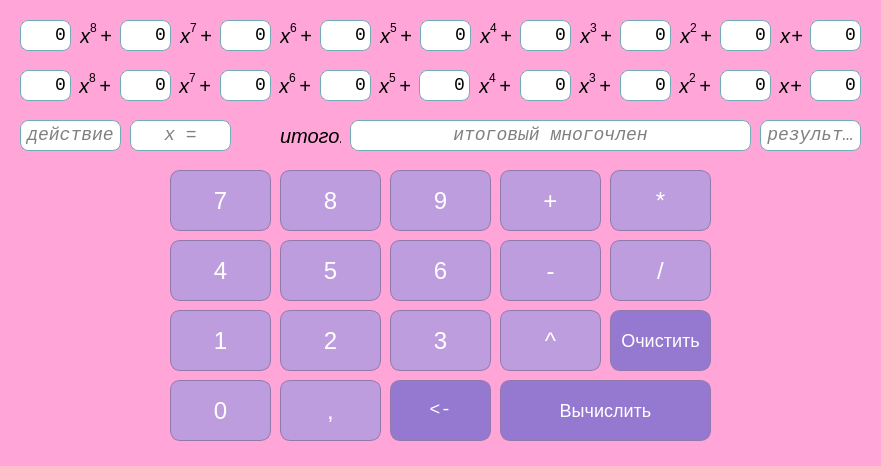
<?xml version="1.0" encoding="UTF-8"?>
<ui version="4.0">
 <class>MainWindow</class>
 <widget class="QMainWindow" name="MainWindow">
  <property name="geometry">
   <rect>
    <x>0</x>
    <y>0</y>
    <width>881</width>
    <height>466</height>
   </rect>
  </property>
  <property name="sizePolicy">
   <sizepolicy hsizetype="Fixed" vsizetype="Fixed">
    <horstretch>0</horstretch>
    <verstretch>0</verstretch>
   </sizepolicy>
  </property>
  <property name="windowTitle">
   <string>Калькулятор многочленов</string>
  </property>
  <property name="autoFillBackground">
   <bool>true</bool>
  </property>
  <property name="styleSheet">
   <string notr="true"/>
  </property>
  <widget class="QWidget" name="centralwidget">
   <property name="styleSheet">
    <string notr="true">QWidget#centralwidget {
background-color: #FFA5D8;
}

QPushButton {
background-color: #BE9DDF;
border: 1px solid #9279AC;
border-radius: 10px;

color:white;
font-family: arial;
font-size: 24px;
}

QPushButton:hover{
background-color: #705B9E;
border: 1px solid #705B9E;
}

QPushButton:focus  {
border: 2px solid #F3B1CC;
}

QPushButton:pressed {
background-color: #7EB8DA;
border: 1px solid #7EB8DA;
margin: 2px;
}

QLineEdit {
color: black;
background-color: white;
border: 1px solid #72ACB6;
border-radius: 8px;
font-family: consolas;
font-size: 18px;
}

QLineEdit:focus {
border:2px solid #F3B1CC;
}

QLineEdit:hover {
border: 2px solid #558AC3;
}</string>
   </property>
   <widget class="QLineEdit" name="lineEdit">
    <property name="geometry">
     <rect>
      <x>20</x>
      <y>20</y>
      <width>51</width>
      <height>31</height>
     </rect>
    </property>
    <property name="styleSheet">
     <string notr="true"/>
    </property>
    <property name="inputMethodHints">
     <set>Qt::ImhNone</set>
    </property>
    <property name="inputMask">
     <string/>
    </property>
    <property name="text">
     <string>0</string>
    </property>
    <property name="alignment">
     <set>Qt::AlignRight|Qt::AlignTrailing|Qt::AlignVCenter</set>
    </property>
   </widget>
   <widget class="QLabel" name="label">
    <property name="geometry">
     <rect>
      <x>80</x>
      <y>20</y>
      <width>21</width>
      <height>31</height>
     </rect>
    </property>
    <property name="styleSheet">
     <string notr="true">color: black;

font-family: &quot;times new roman&quot;;
font-style: italic;
font-size: 20px;

</string>
    </property>
    <property name="text">
     <string>x</string>
    </property>
   </widget>
   <widget class="QLabel" name="label_2">
    <property name="geometry">
     <rect>
      <x>90</x>
      <y>20</y>
      <width>16</width>
      <height>16</height>
     </rect>
    </property>
    <property name="styleSheet">
     <string notr="true">font-family: &quot;cambria math&quot;;</string>
    </property>
    <property name="text">
     <string>8</string>
    </property>
   </widget>
   <widget class="QLabel" name="label_4">
    <property name="geometry">
     <rect>
      <x>180</x>
      <y>20</y>
      <width>21</width>
      <height>31</height>
     </rect>
    </property>
    <property name="styleSheet">
     <string notr="true">color: black;

font-family: &quot;times new roman&quot;;
font-style: italic;
font-size: 20px;

</string>
    </property>
    <property name="text">
     <string>x</string>
    </property>
   </widget>
   <widget class="QLineEdit" name="lineEdit_2">
    <property name="geometry">
     <rect>
      <x>120</x>
      <y>20</y>
      <width>51</width>
      <height>31</height>
     </rect>
    </property>
    <property name="styleSheet">
     <string notr="true"/>
    </property>
    <property name="text">
     <string>0</string>
    </property>
    <property name="alignment">
     <set>Qt::AlignRight|Qt::AlignTrailing|Qt::AlignVCenter</set>
    </property>
   </widget>
   <widget class="QLabel" name="label_5">
    <property name="geometry">
     <rect>
      <x>100</x>
      <y>20</y>
      <width>21</width>
      <height>31</height>
     </rect>
    </property>
    <property name="styleSheet">
     <string notr="true">color: black;

font-family: &quot;times new roman&quot;;
font-style: italic;
font-size: 20px;

</string>
    </property>
    <property name="text">
     <string>+</string>
    </property>
   </widget>
   <widget class="QLabel" name="label_6">
    <property name="geometry">
     <rect>
      <x>190</x>
      <y>20</y>
      <width>16</width>
      <height>16</height>
     </rect>
    </property>
    <property name="styleSheet">
     <string notr="true">font-family: &quot;cambria math&quot;;</string>
    </property>
    <property name="text">
     <string>7</string>
    </property>
   </widget>
   <widget class="QLabel" name="label_3">
    <property name="geometry">
     <rect>
      <x>280</x>
      <y>20</y>
      <width>21</width>
      <height>31</height>
     </rect>
    </property>
    <property name="styleSheet">
     <string notr="true">color: black;

font-family: &quot;times new roman&quot;;
font-style: italic;
font-size: 20px;

</string>
    </property>
    <property name="text">
     <string>x</string>
    </property>
   </widget>
   <widget class="QLineEdit" name="lineEdit_3">
    <property name="geometry">
     <rect>
      <x>220</x>
      <y>20</y>
      <width>51</width>
      <height>31</height>
     </rect>
    </property>
    <property name="styleSheet">
     <string notr="true"/>
    </property>
    <property name="text">
     <string>0</string>
    </property>
    <property name="alignment">
     <set>Qt::AlignRight|Qt::AlignTrailing|Qt::AlignVCenter</set>
    </property>
   </widget>
   <widget class="QLabel" name="label_7">
    <property name="geometry">
     <rect>
      <x>200</x>
      <y>20</y>
      <width>21</width>
      <height>31</height>
     </rect>
    </property>
    <property name="styleSheet">
     <string notr="true">color: black;

font-family: &quot;times new roman&quot;;
font-style: italic;
font-size: 20px;

</string>
    </property>
    <property name="text">
     <string>+</string>
    </property>
   </widget>
   <widget class="QLabel" name="label_8">
    <property name="geometry">
     <rect>
      <x>290</x>
      <y>20</y>
      <width>16</width>
      <height>16</height>
     </rect>
    </property>
    <property name="styleSheet">
     <string notr="true">font-family: &quot;cambria math&quot;;</string>
    </property>
    <property name="text">
     <string>6</string>
    </property>
   </widget>
   <widget class="QLabel" name="label_9">
    <property name="geometry">
     <rect>
      <x>380</x>
      <y>20</y>
      <width>21</width>
      <height>31</height>
     </rect>
    </property>
    <property name="styleSheet">
     <string notr="true">color: black;

font-family: &quot;times new roman&quot;;
font-style: italic;
font-size: 20px;

</string>
    </property>
    <property name="text">
     <string>x</string>
    </property>
   </widget>
   <widget class="QLineEdit" name="lineEdit_4">
    <property name="geometry">
     <rect>
      <x>320</x>
      <y>20</y>
      <width>51</width>
      <height>31</height>
     </rect>
    </property>
    <property name="styleSheet">
     <string notr="true"/>
    </property>
    <property name="text">
     <string>0</string>
    </property>
    <property name="alignment">
     <set>Qt::AlignRight|Qt::AlignTrailing|Qt::AlignVCenter</set>
    </property>
   </widget>
   <widget class="QLabel" name="label_10">
    <property name="geometry">
     <rect>
      <x>300</x>
      <y>20</y>
      <width>21</width>
      <height>31</height>
     </rect>
    </property>
    <property name="styleSheet">
     <string notr="true">color: black;

font-family: &quot;times new roman&quot;;
font-style: italic;
font-size: 20px;

</string>
    </property>
    <property name="text">
     <string>+</string>
    </property>
   </widget>
   <widget class="QLabel" name="label_11">
    <property name="geometry">
     <rect>
      <x>390</x>
      <y>20</y>
      <width>16</width>
      <height>16</height>
     </rect>
    </property>
    <property name="styleSheet">
     <string notr="true">font-family: &quot;cambria math&quot;;</string>
    </property>
    <property name="text">
     <string>5</string>
    </property>
   </widget>
   <widget class="QLabel" name="label_12">
    <property name="geometry">
     <rect>
      <x>480</x>
      <y>20</y>
      <width>21</width>
      <height>31</height>
     </rect>
    </property>
    <property name="styleSheet">
     <string notr="true">color: black;

font-family: &quot;times new roman&quot;;
font-style: italic;
font-size: 20px;

</string>
    </property>
    <property name="text">
     <string>x</string>
    </property>
   </widget>
   <widget class="QLineEdit" name="lineEdit_5">
    <property name="geometry">
     <rect>
      <x>420</x>
      <y>20</y>
      <width>51</width>
      <height>31</height>
     </rect>
    </property>
    <property name="styleSheet">
     <string notr="true"/>
    </property>
    <property name="text">
     <string>0</string>
    </property>
    <property name="alignment">
     <set>Qt::AlignRight|Qt::AlignTrailing|Qt::AlignVCenter</set>
    </property>
   </widget>
   <widget class="QLabel" name="label_13">
    <property name="geometry">
     <rect>
      <x>400</x>
      <y>20</y>
      <width>21</width>
      <height>31</height>
     </rect>
    </property>
    <property name="styleSheet">
     <string notr="true">color: black;

font-family: &quot;times new roman&quot;;
font-style: italic;
font-size: 20px;

</string>
    </property>
    <property name="text">
     <string>+</string>
    </property>
   </widget>
   <widget class="QLabel" name="label_14">
    <property name="geometry">
     <rect>
      <x>490</x>
      <y>20</y>
      <width>16</width>
      <height>16</height>
     </rect>
    </property>
    <property name="styleSheet">
     <string notr="true">font-family: &quot;cambria math&quot;;</string>
    </property>
    <property name="text">
     <string>4</string>
    </property>
   </widget>
   <widget class="QLabel" name="label_15">
    <property name="geometry">
     <rect>
      <x>580</x>
      <y>20</y>
      <width>21</width>
      <height>31</height>
     </rect>
    </property>
    <property name="styleSheet">
     <string notr="true">color: black;

font-family: &quot;times new roman&quot;;
font-style: italic;
font-size: 20px;

</string>
    </property>
    <property name="text">
     <string>x</string>
    </property>
   </widget>
   <widget class="QLineEdit" name="lineEdit_6">
    <property name="geometry">
     <rect>
      <x>520</x>
      <y>20</y>
      <width>51</width>
      <height>31</height>
     </rect>
    </property>
    <property name="styleSheet">
     <string notr="true"/>
    </property>
    <property name="text">
     <string>0</string>
    </property>
    <property name="alignment">
     <set>Qt::AlignRight|Qt::AlignTrailing|Qt::AlignVCenter</set>
    </property>
   </widget>
   <widget class="QLabel" name="label_16">
    <property name="geometry">
     <rect>
      <x>500</x>
      <y>20</y>
      <width>21</width>
      <height>31</height>
     </rect>
    </property>
    <property name="styleSheet">
     <string notr="true">color: black;

font-family: &quot;times new roman&quot;;
font-style: italic;
font-size: 20px;

</string>
    </property>
    <property name="text">
     <string>+</string>
    </property>
   </widget>
   <widget class="QLabel" name="label_17">
    <property name="geometry">
     <rect>
      <x>590</x>
      <y>20</y>
      <width>16</width>
      <height>16</height>
     </rect>
    </property>
    <property name="styleSheet">
     <string notr="true">font-family: &quot;cambria math&quot;;</string>
    </property>
    <property name="text">
     <string>3</string>
    </property>
   </widget>
   <widget class="QLabel" name="label_18">
    <property name="geometry">
     <rect>
      <x>680</x>
      <y>20</y>
      <width>21</width>
      <height>31</height>
     </rect>
    </property>
    <property name="styleSheet">
     <string notr="true">color: black;

font-family: &quot;times new roman&quot;;
font-style: italic;
font-size: 20px;

</string>
    </property>
    <property name="text">
     <string>x</string>
    </property>
   </widget>
   <widget class="QLineEdit" name="lineEdit_7">
    <property name="geometry">
     <rect>
      <x>620</x>
      <y>20</y>
      <width>51</width>
      <height>31</height>
     </rect>
    </property>
    <property name="styleSheet">
     <string notr="true"/>
    </property>
    <property name="text">
     <string>0</string>
    </property>
    <property name="alignment">
     <set>Qt::AlignRight|Qt::AlignTrailing|Qt::AlignVCenter</set>
    </property>
   </widget>
   <widget class="QLabel" name="label_19">
    <property name="geometry">
     <rect>
      <x>600</x>
      <y>20</y>
      <width>21</width>
      <height>31</height>
     </rect>
    </property>
    <property name="styleSheet">
     <string notr="true">color: black;

font-family: &quot;times new roman&quot;;
font-style: italic;
font-size: 20px;

</string>
    </property>
    <property name="text">
     <string>+</string>
    </property>
   </widget>
   <widget class="QLabel" name="label_20">
    <property name="geometry">
     <rect>
      <x>690</x>
      <y>20</y>
      <width>16</width>
      <height>16</height>
     </rect>
    </property>
    <property name="styleSheet">
     <string notr="true">font-family: &quot;cambria math&quot;;</string>
    </property>
    <property name="text">
     <string>2</string>
    </property>
   </widget>
   <widget class="QLabel" name="label_21">
    <property name="geometry">
     <rect>
      <x>780</x>
      <y>20</y>
      <width>21</width>
      <height>31</height>
     </rect>
    </property>
    <property name="styleSheet">
     <string notr="true">color: black;

font-family: &quot;times new roman&quot;;
font-style: italic;
font-size: 20px;

</string>
    </property>
    <property name="text">
     <string>x</string>
    </property>
   </widget>
   <widget class="QLineEdit" name="lineEdit_8">
    <property name="geometry">
     <rect>
      <x>720</x>
      <y>20</y>
      <width>51</width>
      <height>31</height>
     </rect>
    </property>
    <property name="styleSheet">
     <string notr="true"/>
    </property>
    <property name="text">
     <string>0</string>
    </property>
    <property name="alignment">
     <set>Qt::AlignRight|Qt::AlignTrailing|Qt::AlignVCenter</set>
    </property>
   </widget>
   <widget class="QLabel" name="label_22">
    <property name="geometry">
     <rect>
      <x>700</x>
      <y>20</y>
      <width>21</width>
      <height>31</height>
     </rect>
    </property>
    <property name="styleSheet">
     <string notr="true">color: black;

font-family: &quot;times new roman&quot;;
font-style: italic;
font-size: 20px;

</string>
    </property>
    <property name="text">
     <string>+</string>
    </property>
   </widget>
   <widget class="QLineEdit" name="lineEdit_9">
    <property name="geometry">
     <rect>
      <x>810</x>
      <y>20</y>
      <width>51</width>
      <height>31</height>
     </rect>
    </property>
    <property name="styleSheet">
     <string notr="true"/>
    </property>
    <property name="text">
     <string>0</string>
    </property>
    <property name="alignment">
     <set>Qt::AlignRight|Qt::AlignTrailing|Qt::AlignVCenter</set>
    </property>
   </widget>
   <widget class="QLabel" name="label_24">
    <property name="geometry">
     <rect>
      <x>791</x>
      <y>20</y>
      <width>20</width>
      <height>31</height>
     </rect>
    </property>
    <property name="styleSheet">
     <string notr="true">color: black;

font-family: &quot;times new roman&quot;;
font-style: italic;
font-size: 20px;

</string>
    </property>
    <property name="text">
     <string>+</string>
    </property>
   </widget>
   <widget class="QLineEdit" name="lineEdit_10">
    <property name="geometry">
     <rect>
      <x>20</x>
      <y>70</y>
      <width>51</width>
      <height>31</height>
     </rect>
    </property>
    <property name="styleSheet">
     <string notr="true"/>
    </property>
    <property name="text">
     <string>0</string>
    </property>
    <property name="alignment">
     <set>Qt::AlignRight|Qt::AlignTrailing|Qt::AlignVCenter</set>
    </property>
    <property name="placeholderText">
     <string/>
    </property>
   </widget>
   <widget class="QLabel" name="label_23">
    <property name="geometry">
     <rect>
      <x>399</x>
      <y>70</y>
      <width>21</width>
      <height>31</height>
     </rect>
    </property>
    <property name="styleSheet">
     <string notr="true">color: black;

font-family: &quot;times new roman&quot;;
font-style: italic;
font-size: 20px;

</string>
    </property>
    <property name="text">
     <string>+</string>
    </property>
   </widget>
   <widget class="QLineEdit" name="lineEdit_11">
    <property name="geometry">
     <rect>
      <x>120</x>
      <y>70</y>
      <width>51</width>
      <height>31</height>
     </rect>
    </property>
    <property name="styleSheet">
     <string notr="true"/>
    </property>
    <property name="text">
     <string>0</string>
    </property>
    <property name="alignment">
     <set>Qt::AlignRight|Qt::AlignTrailing|Qt::AlignVCenter</set>
    </property>
   </widget>
   <widget class="QLabel" name="label_25">
    <property name="geometry">
     <rect>
      <x>689</x>
      <y>70</y>
      <width>16</width>
      <height>16</height>
     </rect>
    </property>
    <property name="styleSheet">
     <string notr="true">font-family: &quot;cambria math&quot;;</string>
    </property>
    <property name="text">
     <string>2</string>
    </property>
   </widget>
   <widget class="QLabel" name="label_26">
    <property name="geometry">
     <rect>
      <x>79</x>
      <y>70</y>
      <width>21</width>
      <height>31</height>
     </rect>
    </property>
    <property name="styleSheet">
     <string notr="true">color: black;

font-family: &quot;times new roman&quot;;
font-style: italic;
font-size: 20px;

</string>
    </property>
    <property name="text">
     <string>x</string>
    </property>
   </widget>
   <widget class="QLineEdit" name="lineEdit_12">
    <property name="geometry">
     <rect>
      <x>220</x>
      <y>70</y>
      <width>51</width>
      <height>31</height>
     </rect>
    </property>
    <property name="styleSheet">
     <string notr="true"/>
    </property>
    <property name="text">
     <string>0</string>
    </property>
    <property name="alignment">
     <set>Qt::AlignRight|Qt::AlignTrailing|Qt::AlignVCenter</set>
    </property>
   </widget>
   <widget class="QLabel" name="label_27">
    <property name="geometry">
     <rect>
      <x>499</x>
      <y>70</y>
      <width>21</width>
      <height>31</height>
     </rect>
    </property>
    <property name="styleSheet">
     <string notr="true">color: black;

font-family: &quot;times new roman&quot;;
font-style: italic;
font-size: 20px;

</string>
    </property>
    <property name="text">
     <string>+</string>
    </property>
   </widget>
   <widget class="QLabel" name="label_28">
    <property name="geometry">
     <rect>
      <x>89</x>
      <y>70</y>
      <width>16</width>
      <height>16</height>
     </rect>
    </property>
    <property name="styleSheet">
     <string notr="true">font-family: &quot;cambria math&quot;;</string>
    </property>
    <property name="text">
     <string>8</string>
    </property>
   </widget>
   <widget class="QLabel" name="label_29">
    <property name="geometry">
     <rect>
      <x>379</x>
      <y>70</y>
      <width>21</width>
      <height>31</height>
     </rect>
    </property>
    <property name="styleSheet">
     <string notr="true">color: black;

font-family: &quot;times new roman&quot;;
font-style: italic;
font-size: 20px;

</string>
    </property>
    <property name="text">
     <string>x</string>
    </property>
   </widget>
   <widget class="QLineEdit" name="lineEdit_13">
    <property name="geometry">
     <rect>
      <x>320</x>
      <y>70</y>
      <width>51</width>
      <height>31</height>
     </rect>
    </property>
    <property name="styleSheet">
     <string notr="true"/>
    </property>
    <property name="text">
     <string>0</string>
    </property>
    <property name="alignment">
     <set>Qt::AlignRight|Qt::AlignTrailing|Qt::AlignVCenter</set>
    </property>
   </widget>
   <widget class="QLabel" name="label_30">
    <property name="geometry">
     <rect>
      <x>699</x>
      <y>70</y>
      <width>21</width>
      <height>31</height>
     </rect>
    </property>
    <property name="styleSheet">
     <string notr="true">color: black;

font-family: &quot;times new roman&quot;;
font-style: italic;
font-size: 20px;

</string>
    </property>
    <property name="text">
     <string>+</string>
    </property>
   </widget>
   <widget class="QLabel" name="label_31">
    <property name="geometry">
     <rect>
      <x>179</x>
      <y>70</y>
      <width>21</width>
      <height>31</height>
     </rect>
    </property>
    <property name="styleSheet">
     <string notr="true">color: black;

font-family: &quot;times new roman&quot;;
font-style: italic;
font-size: 20px;

</string>
    </property>
    <property name="text">
     <string>x</string>
    </property>
   </widget>
   <widget class="QLabel" name="label_32">
    <property name="geometry">
     <rect>
      <x>579</x>
      <y>70</y>
      <width>21</width>
      <height>31</height>
     </rect>
    </property>
    <property name="styleSheet">
     <string notr="true">color: black;

font-family: &quot;times new roman&quot;;
font-style: italic;
font-size: 20px;

</string>
    </property>
    <property name="text">
     <string>x</string>
    </property>
   </widget>
   <widget class="QLineEdit" name="lineEdit_14">
    <property name="geometry">
     <rect>
      <x>419</x>
      <y>70</y>
      <width>51</width>
      <height>31</height>
     </rect>
    </property>
    <property name="styleSheet">
     <string notr="true"/>
    </property>
    <property name="text">
     <string>0</string>
    </property>
    <property name="alignment">
     <set>Qt::AlignRight|Qt::AlignTrailing|Qt::AlignVCenter</set>
    </property>
   </widget>
   <widget class="QLabel" name="label_33">
    <property name="geometry">
     <rect>
      <x>389</x>
      <y>70</y>
      <width>16</width>
      <height>16</height>
     </rect>
    </property>
    <property name="styleSheet">
     <string notr="true">font-family: &quot;cambria math&quot;;</string>
    </property>
    <property name="text">
     <string>5</string>
    </property>
   </widget>
   <widget class="QLabel" name="label_34">
    <property name="geometry">
     <rect>
      <x>99</x>
      <y>70</y>
      <width>21</width>
      <height>31</height>
     </rect>
    </property>
    <property name="styleSheet">
     <string notr="true">color: black;

font-family: &quot;times new roman&quot;;
font-style: italic;
font-size: 20px;

</string>
    </property>
    <property name="text">
     <string>+</string>
    </property>
   </widget>
   <widget class="QLabel" name="label_35">
    <property name="geometry">
     <rect>
      <x>279</x>
      <y>70</y>
      <width>21</width>
      <height>31</height>
     </rect>
    </property>
    <property name="styleSheet">
     <string notr="true">color: black;

font-family: &quot;times new roman&quot;;
font-style: italic;
font-size: 20px;

</string>
    </property>
    <property name="text">
     <string>x</string>
    </property>
   </widget>
   <widget class="QLabel" name="label_36">
    <property name="geometry">
     <rect>
      <x>489</x>
      <y>70</y>
      <width>16</width>
      <height>16</height>
     </rect>
    </property>
    <property name="styleSheet">
     <string notr="true">font-family: &quot;cambria math&quot;;</string>
    </property>
    <property name="text">
     <string>4</string>
    </property>
   </widget>
   <widget class="QLabel" name="label_37">
    <property name="geometry">
     <rect>
      <x>199</x>
      <y>70</y>
      <width>21</width>
      <height>31</height>
     </rect>
    </property>
    <property name="styleSheet">
     <string notr="true">color: black;

font-family: &quot;times new roman&quot;;
font-style: italic;
font-size: 20px;

</string>
    </property>
    <property name="text">
     <string>+</string>
    </property>
   </widget>
   <widget class="QLabel" name="label_38">
    <property name="geometry">
     <rect>
      <x>599</x>
      <y>70</y>
      <width>21</width>
      <height>31</height>
     </rect>
    </property>
    <property name="styleSheet">
     <string notr="true">color: black;

font-family: &quot;times new roman&quot;;
font-style: italic;
font-size: 20px;

</string>
    </property>
    <property name="text">
     <string>+</string>
    </property>
   </widget>
   <widget class="QLabel" name="label_39">
    <property name="geometry">
     <rect>
      <x>189</x>
      <y>70</y>
      <width>16</width>
      <height>16</height>
     </rect>
    </property>
    <property name="styleSheet">
     <string notr="true">font-family: &quot;cambria math&quot;;</string>
    </property>
    <property name="text">
     <string>7</string>
    </property>
   </widget>
   <widget class="QLineEdit" name="lineEdit_15">
    <property name="geometry">
     <rect>
      <x>520</x>
      <y>70</y>
      <width>51</width>
      <height>31</height>
     </rect>
    </property>
    <property name="styleSheet">
     <string notr="true"/>
    </property>
    <property name="text">
     <string>0</string>
    </property>
    <property name="alignment">
     <set>Qt::AlignRight|Qt::AlignTrailing|Qt::AlignVCenter</set>
    </property>
   </widget>
   <widget class="QLabel" name="label_40">
    <property name="geometry">
     <rect>
      <x>589</x>
      <y>70</y>
      <width>16</width>
      <height>16</height>
     </rect>
    </property>
    <property name="styleSheet">
     <string notr="true">font-family: &quot;cambria math&quot;;</string>
    </property>
    <property name="text">
     <string>3</string>
    </property>
   </widget>
   <widget class="QLabel" name="label_41">
    <property name="geometry">
     <rect>
      <x>779</x>
      <y>70</y>
      <width>21</width>
      <height>31</height>
     </rect>
    </property>
    <property name="styleSheet">
     <string notr="true">color: black;

font-family: &quot;times new roman&quot;;
font-style: italic;
font-size: 20px;

</string>
    </property>
    <property name="text">
     <string>x</string>
    </property>
   </widget>
   <widget class="QLineEdit" name="lineEdit_16">
    <property name="geometry">
     <rect>
      <x>620</x>
      <y>70</y>
      <width>51</width>
      <height>31</height>
     </rect>
    </property>
    <property name="styleSheet">
     <string notr="true"/>
    </property>
    <property name="text">
     <string>0</string>
    </property>
    <property name="alignment">
     <set>Qt::AlignRight|Qt::AlignTrailing|Qt::AlignVCenter</set>
    </property>
   </widget>
   <widget class="QLabel" name="label_42">
    <property name="geometry">
     <rect>
      <x>679</x>
      <y>70</y>
      <width>21</width>
      <height>31</height>
     </rect>
    </property>
    <property name="styleSheet">
     <string notr="true">color: black;

font-family: &quot;times new roman&quot;;
font-style: italic;
font-size: 20px;

</string>
    </property>
    <property name="text">
     <string>x</string>
    </property>
   </widget>
   <widget class="QLabel" name="label_43">
    <property name="geometry">
     <rect>
      <x>479</x>
      <y>70</y>
      <width>21</width>
      <height>31</height>
     </rect>
    </property>
    <property name="styleSheet">
     <string notr="true">color: black;

font-family: &quot;times new roman&quot;;
font-style: italic;
font-size: 20px;

</string>
    </property>
    <property name="text">
     <string>x</string>
    </property>
   </widget>
   <widget class="QLineEdit" name="lineEdit_17">
    <property name="geometry">
     <rect>
      <x>720</x>
      <y>70</y>
      <width>51</width>
      <height>31</height>
     </rect>
    </property>
    <property name="styleSheet">
     <string notr="true"/>
    </property>
    <property name="text">
     <string>0</string>
    </property>
    <property name="alignment">
     <set>Qt::AlignRight|Qt::AlignTrailing|Qt::AlignVCenter</set>
    </property>
   </widget>
   <widget class="QLabel" name="label_44">
    <property name="geometry">
     <rect>
      <x>299</x>
      <y>70</y>
      <width>21</width>
      <height>31</height>
     </rect>
    </property>
    <property name="styleSheet">
     <string notr="true">color: black;

font-family: &quot;times new roman&quot;;
font-style: italic;
font-size: 20px;

</string>
    </property>
    <property name="text">
     <string>+</string>
    </property>
   </widget>
   <widget class="QLabel" name="label_45">
    <property name="geometry">
     <rect>
      <x>289</x>
      <y>70</y>
      <width>16</width>
      <height>16</height>
     </rect>
    </property>
    <property name="styleSheet">
     <string notr="true">font-family: &quot;cambria math&quot;;</string>
    </property>
    <property name="text">
     <string>6</string>
    </property>
   </widget>
   <widget class="QLineEdit" name="lineEdit_18">
    <property name="geometry">
     <rect>
      <x>810</x>
      <y>70</y>
      <width>51</width>
      <height>31</height>
     </rect>
    </property>
    <property name="styleSheet">
     <string notr="true"/>
    </property>
    <property name="text">
     <string>0</string>
    </property>
    <property name="alignment">
     <set>Qt::AlignRight|Qt::AlignTrailing|Qt::AlignVCenter</set>
    </property>
   </widget>
   <widget class="QLineEdit" name="lineEdit_19">
    <property name="geometry">
     <rect>
      <x>20</x>
      <y>120</y>
      <width>101</width>
      <height>31</height>
     </rect>
    </property>
    <property name="styleSheet">
     <string notr="true">color: black;
background-color: white;
font-family: &quot;times new roman&quot;;
font-style: italic;
font-size: 18px;
</string>
    </property>
    <property name="text">
     <string/>
    </property>
    <property name="alignment">
     <set>Qt::AlignCenter</set>
    </property>
    <property name="placeholderText">
     <string>действие</string>
    </property>
   </widget>
   <widget class="QLabel" name="label_46">
    <property name="geometry">
     <rect>
      <x>790</x>
      <y>70</y>
      <width>20</width>
      <height>31</height>
     </rect>
    </property>
    <property name="styleSheet">
     <string notr="true">color: black;

font-family: &quot;times new roman&quot;;
font-style: italic;
font-size: 20px;

</string>
    </property>
    <property name="text">
     <string>+</string>
    </property>
   </widget>
   <widget class="QLineEdit" name="lineEdit_20">
    <property name="geometry">
     <rect>
      <x>130</x>
      <y>120</y>
      <width>101</width>
      <height>31</height>
     </rect>
    </property>
    <property name="styleSheet">
     <string notr="true">color: black;
background-color: white;
font-family: &quot;times new roman&quot;;
font-style: italic;
font-size: 18px;
</string>
    </property>
    <property name="text">
     <string/>
    </property>
    <property name="alignment">
     <set>Qt::AlignCenter</set>
    </property>
    <property name="placeholderText">
     <string>x =</string>
    </property>
   </widget>
   <widget class="QLineEdit" name="lineEdit_21">
    <property name="geometry">
     <rect>
      <x>350</x>
      <y>120</y>
      <width>401</width>
      <height>31</height>
     </rect>
    </property>
    <property name="styleSheet">
     <string notr="true">color: black;
background-color: white;
font-family: &quot;times new roman&quot;;
font-style: italic;
font-size: 18px;</string>
    </property>
    <property name="text">
     <string/>
    </property>
    <property name="alignment">
     <set>Qt::AlignCenter</set>
    </property>
    <property name="placeholderText">
     <string>итоговый многочлен</string>
    </property>
   </widget>
   <widget class="QLineEdit" name="lineEdit_22">
    <property name="geometry">
     <rect>
      <x>760</x>
      <y>120</y>
      <width>101</width>
      <height>31</height>
     </rect>
    </property>
    <property name="styleSheet">
     <string notr="true">color: black;
background-color: white;
font-family: &quot;times new roman&quot;;
font-style: italic;
font-size: 18px;</string>
    </property>
    <property name="text">
     <string/>
    </property>
    <property name="alignment">
     <set>Qt::AlignCenter</set>
    </property>
    <property name="placeholderText">
     <string>результат</string>
    </property>
   </widget>
   <widget class="QLabel" name="label_47">
    <property name="geometry">
     <rect>
      <x>280</x>
      <y>120</y>
      <width>61</width>
      <height>31</height>
     </rect>
    </property>
    <property name="styleSheet">
     <string notr="true">color: black;

font-family: &quot;times new roman&quot;;
font-style: italic;
font-size: 20px;

</string>
    </property>
    <property name="text">
     <string>итого:</string>
    </property>
   </widget>
   <widget class="QPushButton" name="pushButton">
    <property name="geometry">
     <rect>
      <x>500</x>
      <y>170</y>
      <width>101</width>
      <height>61</height>
     </rect>
    </property>
    <property name="styleSheet">
     <string notr="true"/>
    </property>
    <property name="text">
     <string>+</string>
    </property>
   </widget>
   <widget class="QPushButton" name="pushButton_2">
    <property name="geometry">
     <rect>
      <x>500</x>
      <y>240</y>
      <width>101</width>
      <height>61</height>
     </rect>
    </property>
    <property name="styleSheet">
     <string notr="true"/>
    </property>
    <property name="text">
     <string>-</string>
    </property>
   </widget>
   <widget class="QPushButton" name="pushButton_3">
    <property name="geometry">
     <rect>
      <x>610</x>
      <y>170</y>
      <width>101</width>
      <height>61</height>
     </rect>
    </property>
    <property name="styleSheet">
     <string notr="true"/>
    </property>
    <property name="text">
     <string>*</string>
    </property>
   </widget>
   <widget class="QPushButton" name="pushButton_4">
    <property name="geometry">
     <rect>
      <x>610</x>
      <y>240</y>
      <width>101</width>
      <height>61</height>
     </rect>
    </property>
    <property name="styleSheet">
     <string notr="true"/>
    </property>
    <property name="text">
     <string>/</string>
    </property>
   </widget>
   <widget class="QPushButton" name="pushButton_5">
    <property name="geometry">
     <rect>
      <x>500</x>
      <y>310</y>
      <width>101</width>
      <height>61</height>
     </rect>
    </property>
    <property name="styleSheet">
     <string notr="true"/>
    </property>
    <property name="text">
     <string>^</string>
    </property>
   </widget>
   <widget class="QPushButton" name="pushButton_6">
    <property name="geometry">
     <rect>
      <x>610</x>
      <y>310</y>
      <width>101</width>
      <height>61</height>
     </rect>
    </property>
    <property name="styleSheet">
     <string notr="true">QPushButton {
font-size: 18px;
background-color: #9579D1;
}

QPushButton:hover{
background-color: #705B9E;
border: 1px solid #705B9E;
}

QPushButton:pressed {
background-color: #7EB8DA;
border: 1px solid #7EB8DA;
margin: 2px;
}</string>
    </property>
    <property name="text">
     <string>Очистить</string>
    </property>
   </widget>
   <widget class="QPushButton" name="pushButton_7">
    <property name="geometry">
     <rect>
      <x>500</x>
      <y>380</y>
      <width>211</width>
      <height>61</height>
     </rect>
    </property>
    <property name="styleSheet">
     <string notr="true">QPushButton {
font-size: 18px;
background-color: #9579D1;
}

QPushButton:hover{
background-color: #705B9E;
border: 1px solid #705B9E;
}

QPushButton:pressed {
background-color: #7EB8DA;
border: 1px solid #7EB8DA;
margin: 2px;
}</string>
    </property>
    <property name="text">
     <string>Вычислить</string>
    </property>
   </widget>
   <widget class="QPushButton" name="pushButton_8">
    <property name="geometry">
     <rect>
      <x>170</x>
      <y>170</y>
      <width>101</width>
      <height>61</height>
     </rect>
    </property>
    <property name="styleSheet">
     <string notr="true"/>
    </property>
    <property name="text">
     <string>7</string>
    </property>
   </widget>
   <widget class="QPushButton" name="pushButton_9">
    <property name="geometry">
     <rect>
      <x>280</x>
      <y>170</y>
      <width>101</width>
      <height>61</height>
     </rect>
    </property>
    <property name="styleSheet">
     <string notr="true"/>
    </property>
    <property name="text">
     <string>8</string>
    </property>
   </widget>
   <widget class="QPushButton" name="pushButton_10">
    <property name="geometry">
     <rect>
      <x>390</x>
      <y>170</y>
      <width>101</width>
      <height>61</height>
     </rect>
    </property>
    <property name="styleSheet">
     <string notr="true"/>
    </property>
    <property name="text">
     <string>9</string>
    </property>
   </widget>
   <widget class="QPushButton" name="pushButton_11">
    <property name="geometry">
     <rect>
      <x>170</x>
      <y>240</y>
      <width>101</width>
      <height>61</height>
     </rect>
    </property>
    <property name="styleSheet">
     <string notr="true"/>
    </property>
    <property name="text">
     <string>4</string>
    </property>
   </widget>
   <widget class="QPushButton" name="pushButton_12">
    <property name="geometry">
     <rect>
      <x>390</x>
      <y>240</y>
      <width>101</width>
      <height>61</height>
     </rect>
    </property>
    <property name="styleSheet">
     <string notr="true"/>
    </property>
    <property name="text">
     <string>6</string>
    </property>
   </widget>
   <widget class="QPushButton" name="pushButton_13">
    <property name="geometry">
     <rect>
      <x>280</x>
      <y>240</y>
      <width>101</width>
      <height>61</height>
     </rect>
    </property>
    <property name="styleSheet">
     <string notr="true"/>
    </property>
    <property name="text">
     <string>5</string>
    </property>
   </widget>
   <widget class="QPushButton" name="pushButton_14">
    <property name="geometry">
     <rect>
      <x>170</x>
      <y>310</y>
      <width>101</width>
      <height>61</height>
     </rect>
    </property>
    <property name="styleSheet">
     <string notr="true"/>
    </property>
    <property name="text">
     <string>1</string>
    </property>
   </widget>
   <widget class="QPushButton" name="pushButton_15">
    <property name="geometry">
     <rect>
      <x>390</x>
      <y>310</y>
      <width>101</width>
      <height>61</height>
     </rect>
    </property>
    <property name="styleSheet">
     <string notr="true"/>
    </property>
    <property name="text">
     <string>3</string>
    </property>
   </widget>
   <widget class="QPushButton" name="pushButton_16">
    <property name="geometry">
     <rect>
      <x>280</x>
      <y>310</y>
      <width>101</width>
      <height>61</height>
     </rect>
    </property>
    <property name="styleSheet">
     <string notr="true"/>
    </property>
    <property name="text">
     <string>2</string>
    </property>
   </widget>
   <widget class="QPushButton" name="pushButton_17">
    <property name="geometry">
     <rect>
      <x>170</x>
      <y>380</y>
      <width>101</width>
      <height>61</height>
     </rect>
    </property>
    <property name="styleSheet">
     <string notr="true"/>
    </property>
    <property name="text">
     <string>0</string>
    </property>
   </widget>
   <widget class="QPushButton" name="pushButton_18">
    <property name="geometry">
     <rect>
      <x>280</x>
      <y>380</y>
      <width>101</width>
      <height>61</height>
     </rect>
    </property>
    <property name="styleSheet">
     <string notr="true"/>
    </property>
    <property name="text">
     <string>,</string>
    </property>
   </widget>
   <widget class="QPushButton" name="pushButton_19">
    <property name="geometry">
     <rect>
      <x>390</x>
      <y>380</y>
      <width>101</width>
      <height>61</height>
     </rect>
    </property>
    <property name="styleSheet">
     <string notr="true">QPushButton {
font-size: 18px;
background-color: #9579D1;
font-family: consolas;
}

QPushButton:hover{
background-color: #705B9E;
border: 1px solid #705B9E;
}

QPushButton:pressed {
background-color: #7EB8DA;
border: 1px solid #7EB8DA;
margin: 2px;
}</string>
    </property>
    <property name="text">
     <string>&lt;-</string>
    </property>
   </widget>
  </widget>
 </widget>
 <resources/>
 <connections/>
</ui>
